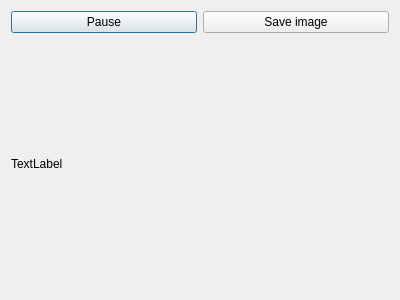
<?xml version="1.0" encoding="UTF-8"?>
<ui version="4.0">
 <class>RenderWindow</class>
 <widget class="QDialog" name="RenderWindow">
  <property name="geometry">
   <rect>
    <x>0</x>
    <y>0</y>
    <width>400</width>
    <height>300</height>
   </rect>
  </property>
  <property name="windowTitle">
   <string>Dialog</string>
  </property>
  <layout class="QVBoxLayout" name="verticalLayout">
   <item>
    <layout class="QHBoxLayout" name="horizontalLayout">
     <item>
      <widget class="QPushButton" name="pauseButton">
       <property name="text">
        <string>Pause</string>
       </property>
       <property name="checkable">
        <bool>true</bool>
       </property>
      </widget>
     </item>
     <item>
      <widget class="QPushButton" name="saveImageButton">
       <property name="text">
        <string>Save image</string>
       </property>
      </widget>
     </item>
    </layout>
   </item>
   <item>
    <widget class="QLabel" name="pix">
     <property name="text">
      <string>TextLabel</string>
     </property>
    </widget>
   </item>
  </layout>
 </widget>
 <resources/>
 <connections/>
</ui>
